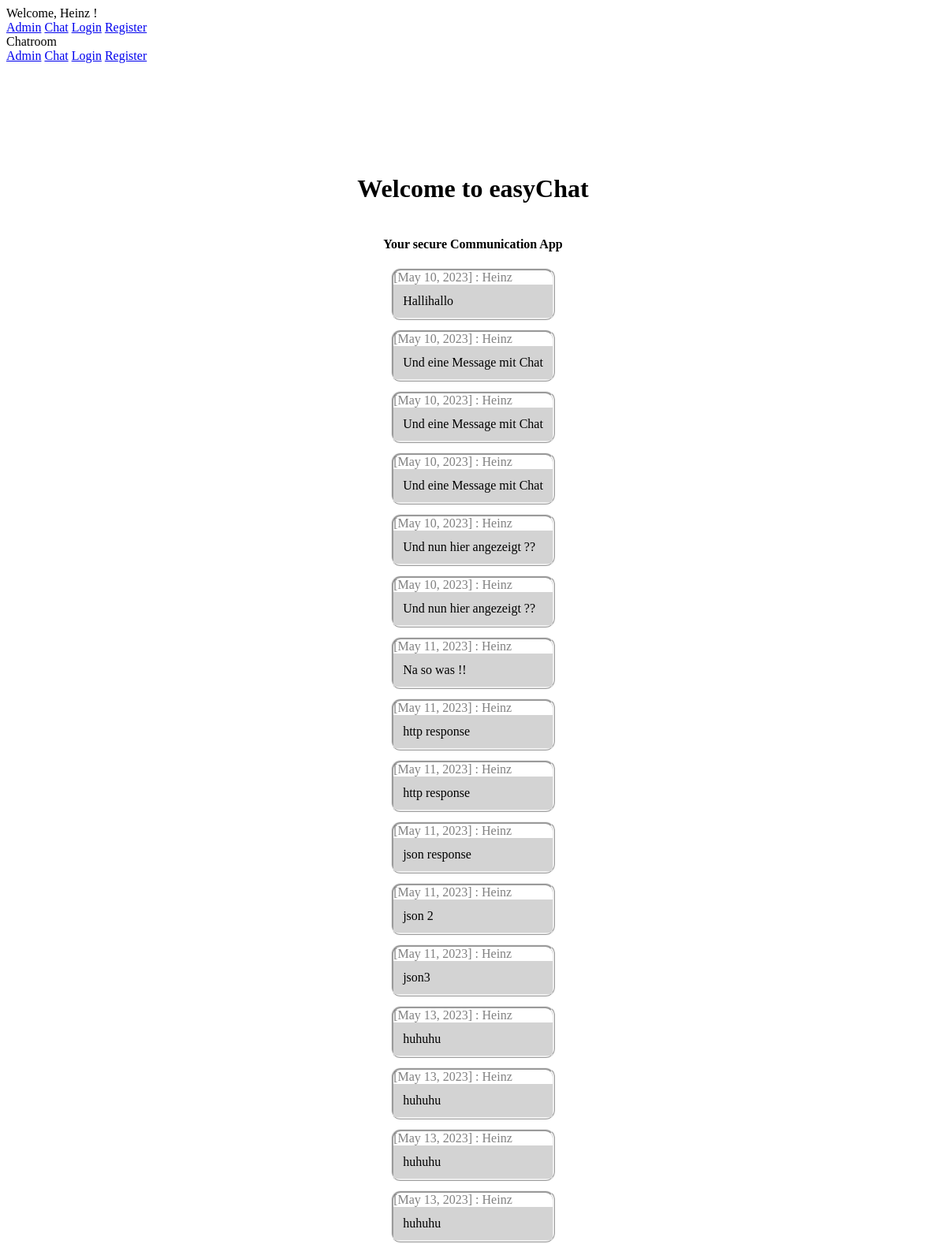
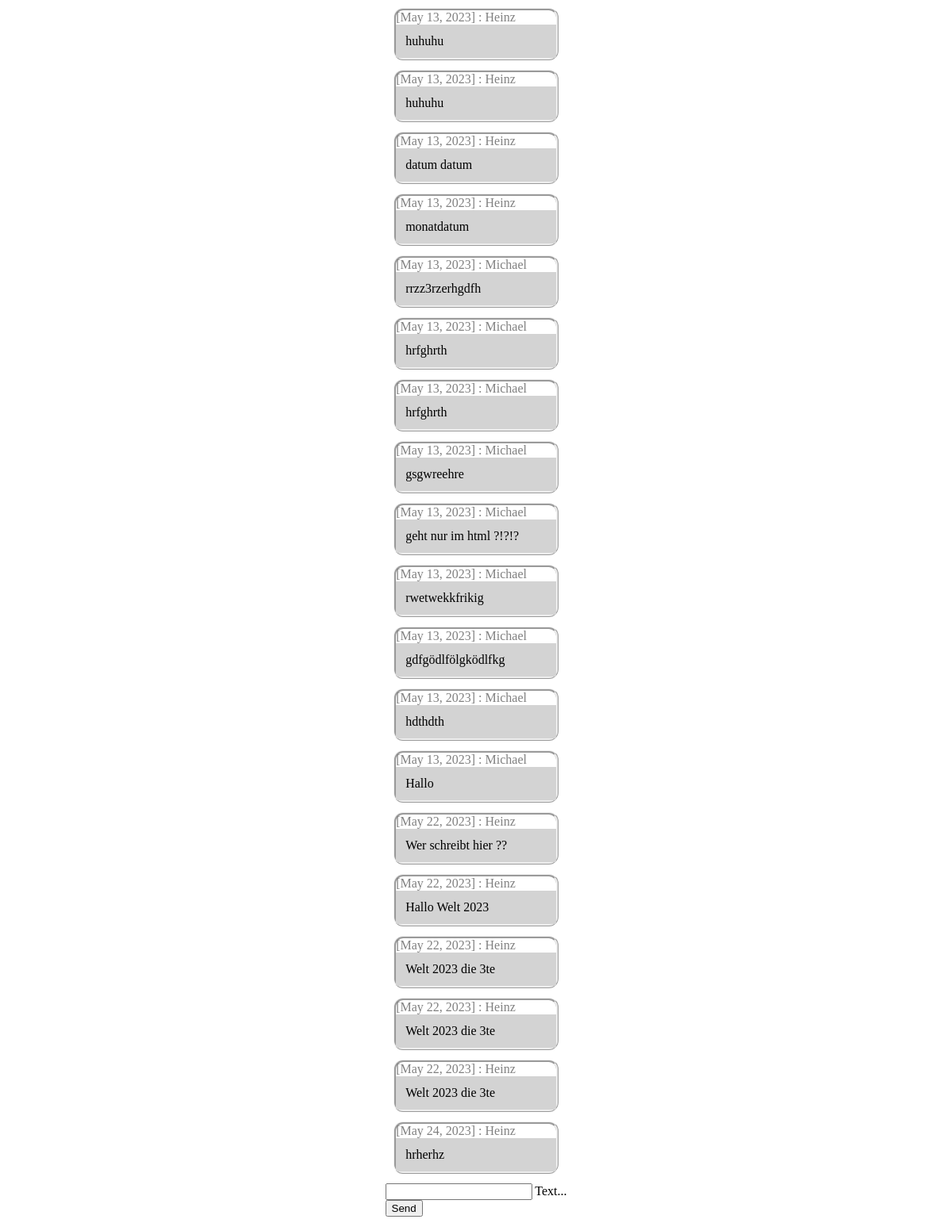
Page /chat/ (signed in) on the committed database (2 pictures, top to bottom).
### chat/models.py (models this page shows)
class Message(models.Model):
    text = models.CharField(max_length=500)
    created_at = models.DateField(default=date.today)
    chat = models.ForeignKey(Chat, on_delete=models.CASCADE, related_name='chat_message_set', default=None, blank=True, null=True)
    author = models.ForeignKey(settings.AUTH_USER_MODEL, on_delete=models.CASCADE, related_name='author_message_set')
    receiver = models.ForeignKey(settings.AUTH_USER_MODEL, on_delete=models.CASCADE, related_name='receiver_message_set')

### chat/views.py (the view, shortened to what this page needs)
# urls.py: path('chat/', index),
@login_required(login_url='/login/')
def index(request):
    data = {'null':'null'}
    chatMessages = Message.objects.filter(chat__id=1)
    return render(request, 'chat/index.html', {'messages' : chatMessages})

### chat/templates/chat/index.html (shortened to what this page needs)
{% extends "base.html" %}
{% block content %}
<h1>Welcome to easyChat</h1>
<h4>Your secure Communication App</h4>
{% if request.user.is_authenticated %}
<div id="messageContainer">
  {% for message in messages %}
  <div class="mdl-card">
    <div class="mdl-card__title">
      <span class="color-gray"> [{{ message.created_at }}] : {{ message.author.first_name}}</span>
    </div>
    <div class="mdl-card__media">
      {{ message.text }}
    </div>
  </div>
  {% endfor %}
</div>
<form onsubmit="sendMessage(); return false" method="POST">
  <div class="mdl-textfield mdl-js-textfield mdl-textfield--floating-label">
    <input class="mdl-textfield__input" name="textmessage" type="text" id="messageField">
    <label class="mdl-textfield__label" for="messageField">Text...</label>
  </div>
  <button class="mdl-button mdl-js-button mdl-button--raised mdl-js-ripple-effect mdl-button--accent">
    Send
  </button>
</form>
{% else %}
<h1>You are not logged in</h1>
<p>You have to logg in first</p><br>
Please click <a href="/login/">here</a>.
{% endif %}
{% endblock %}

### templates/base.html (shortened to what this page needs)
<!DOCTYPE html>
<html lang="en">
<head>
    <link rel="stylesheet" href="https://code.getmdl.io/1.3.0/material.indigo-pink.min.css">
    {% load static %}
    <link rel="stylesheet" href="{% static 'css/style.css' %}">
</head>
<body>
    <div class="mdl-layout mdl-js-layout mdl-layout--fixed-header">
        <header class="mdl-layout__header">
          <div class="mdl-layout__header-row">
            {% if request.user.is_authenticated %}
            <span class="mdl-layout-title">Welcome, {{ request.user.first_name }} !</span>
            {% else %}
            <p>You have to logg in</p>
            {% endif %}
            <nav class="mdl-navigation mdl-layout--large-screen-only">
              <a class="mdl-navigation__link" href="/admin/">Admin</a>
              <a class="mdl-navigation__link" href="/chat/">Chat</a>
              <a class="mdl-navigation__link" href="/login/">Login</a>
              <a class="mdl-navigation__link" href="/register/">Register</a>
            </nav>
          </div>
        </header>
        <div class="mdl-layout__drawer">
          <span class="mdl-layout-title">Chatroom</span>
          <nav class="mdl-navigation">
            <a class="mdl-navigation__link" href="/admin/">Admin</a>
            <a class="mdl-navigation__link" href="/chat/">Chat</a>
            <a class="mdl-navigation__link" href="/login/">Login</a>
            <a class="mdl-navigation__link" href="/register/">Register</a>
          </nav>
        </div>
        <main class="mdl-layout__content">
          <div class="page-content">
            {% block content %}
            {% endblock %}
          </div>
        </main>
      </div>
</body>
</html>

### static/css/style.css (style rules this page uses)
.page-content { display: flex; justify-content: center; padding-top: 120px; flex-direction: column; align-items: center; }
.color-gray { color: gray; }

### chat/templates/chat/index.html (style rules this page uses)
.mdl-card { min-height: 60px; border-radius: 12px; border-style: ridge; margin-bottom: 12px; }
.mdl-card__media { background-color: lightgray; padding: 12px; }
.mdl-textfield__label { right: unset; left: unset; }

### rows in the picture
Message: created_at "May 10, 2023", author.first_name "Heinz", text "Hallihallo"
Message: created_at "May 10, 2023", author.first_name "Heinz", text "Und eine Message mit Chat"
Message: created_at "May 10, 2023", author.first_name "Heinz", text "Und eine Message mit Chat"
Message: created_at "May 10, 2023", author.first_name "Heinz", text "Und eine Message mit Chat"
Message: created_at "May 10, 2023", author.first_name "Heinz", text "Und nun hier angezeigt ??"
Message: created_at "May 10, 2023", author.first_name "Heinz", text "Und nun hier angezeigt ??"
Message: created_at "May 11, 2023", author.first_name "Heinz", text "Na so was !!"
Message: created_at "May 11, 2023", author.first_name "Heinz", text "http response"
Message: created_at "May 11, 2023", author.first_name "Heinz", text "http response"
Message: created_at "May 11, 2023", author.first_name "Heinz", text "json response"
Message: created_at "May 11, 2023", author.first_name "Heinz", text "json 2"
Message: created_at "May 11, 2023", author.first_name "Heinz", text "json3"
Message: created_at "May 13, 2023", author.first_name "Heinz", text "huhuhu"
Message: created_at "May 13, 2023", author.first_name "Heinz", text "huhuhu"
Message: created_at "May 13, 2023", author.first_name "Heinz", text "huhuhu"
Message: created_at "May 13, 2023", author.first_name "Heinz", text "huhuhu"
Message: created_at "May 13, 2023", author.first_name "Heinz", text "huhuhu"
Message: created_at "May 13, 2023", author.first_name "Heinz", text "huhuhu"
Message: created_at "May 13, 2023", author.first_name "Heinz", text "datum datum"
Message: created_at "May 13, 2023", author.first_name "Heinz", text "monatdatum"
Message: created_at "May 13, 2023", author.first_name "Michael", text "rrzz3rzerhgdfh"
Message: created_at "May 13, 2023", author.first_name "Michael", text "hrfghrth"
Message: created_at "May 13, 2023", author.first_name "Michael", text "hrfghrth"
Message: created_at "May 13, 2023", author.first_name "Michael", text "gsgwreehre"
Message: created_at "May 13, 2023", author.first_name "Michael", text "geht nur im html ?!?!?"
Message: created_at "May 13, 2023", author.first_name "Michael", text "rwetwekkfrikig"
Message: created_at "May 13, 2023", author.first_name "Michael", text "gdfgödlfölgködlfkg"
Message: created_at "May 13, 2023", author.first_name "Michael", text "hdthdth"
Message: created_at "May 13, 2023", author.first_name "Michael", text "Hallo"
Message: created_at "May 22, 2023", author.first_name "Heinz", text "Wer schreibt hier ??"
Message: created_at "May 22, 2023", author.first_name "Heinz", text "Hallo Welt 2023"
Message: created_at "May 22, 2023", author.first_name "Heinz", text "Welt 2023 die 3te"
Message: created_at "May 22, 2023", author.first_name "Heinz", text "Welt 2023 die 3te"
Message: created_at "May 22, 2023", author.first_name "Heinz", text "Welt 2023 die 3te"
Message: created_at "May 24, 2023", author.first_name "Heinz", text "hrherhz"

### other values in the picture
{{ request.user.first_name }} "Heinz"
